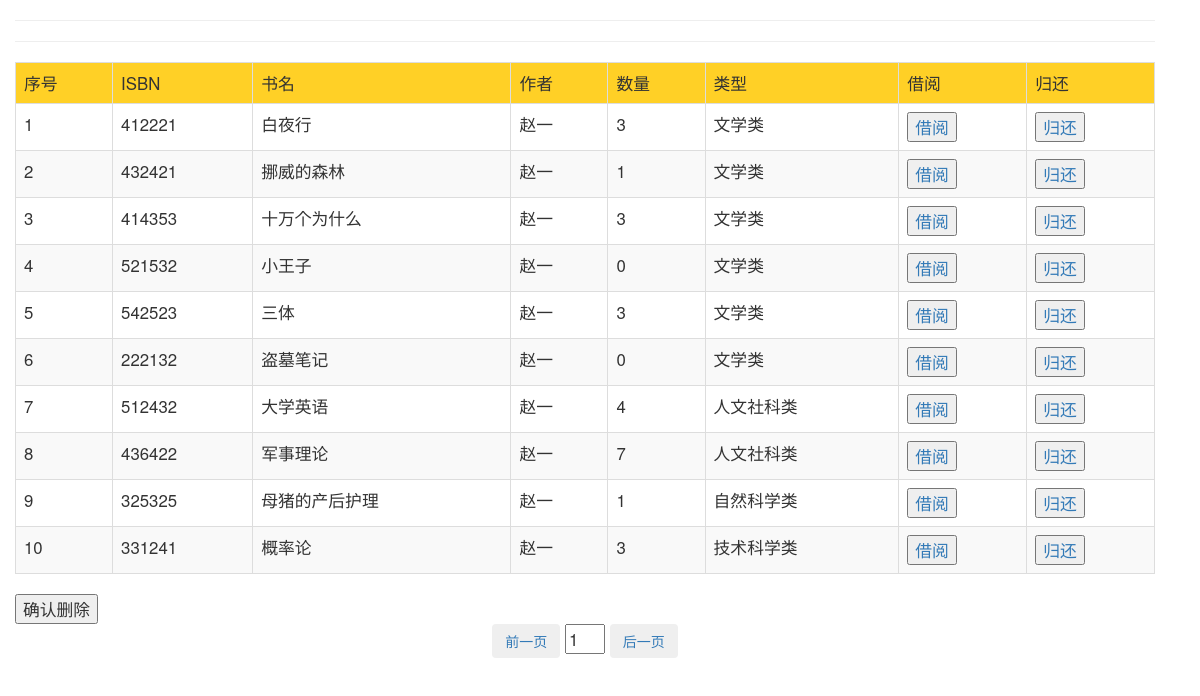
Screenshot of /php/interface.php with the database file from the repository.
### tables this page shows
create table book
(
    bid    int auto_increment primary key,
    ISBN   varchar(30) unique,
    bname  varchar(20) not null,
    author varchar(20),
    number int,
    bt_id  int
 
 
);

create table booktype
(
    bt_id   int         not null,
    bt_name varchar(30) not null
);

### php/interface.php (the view, shortened to what this page needs)
<?php
$db = new mysqli('127.0.0.1', 'root', 'root', 'book_share_system');
$db->query("set names 'utf8'");
$pagesize = 10;
$page = isset($_GET['page']) ? $_GET['page'] : 1;
$start = ($page - 1) * $pagesize;
$strSQL = "select * from book,booktype where book.bt_id=booktype.bt_id order by book.bt_id asc,bid asc limit $start, $pagesize";
$result = $db->query($strSQL);
?>
    <!DOCTYPE html>
    <html lang="en">
    <head>
        <link href="../bootstrap/css/bootstrap.min.css" type="text/css" rel="stylesheet">
    </head>
    <body>
    <div class="container" style="font-size: larger;margin-right: 150px">
        <hr>
        <hr>
        <form action="delete.php" method="post">
            <table class="table table-striped table-bordered">
                <tr style="background-color: #FFD026">
                    <td>序号</td>
                    <td>ISBN</td>
                    <td>书名</td>
                    <td>作者</td>
                    <td>数量</td>
                    <td>类型</td>
                    <td>借阅</td>
                    <td>归还</td>
                </tr>
                <?php
                $i = 0;
                while ($obj = $result->fetch_object()) {
                    $i++;
                    ?>
                    <tr>
                        <td><?= $i + $start ?></td>
                        <td><?= $obj->ISBN ?></td>
                        <td><?= $obj->bname ?></td>
                        <td><?= $obj->author ?></td>
                        <td><?= $obj->number ?></td>
                        <td><?= $obj->bt_name ?></td>
                        <td><a href="lend.php?id=<?php echo $obj->bid; ?>"><input type="button" value="借阅"
                                                                                  name="btn_borrow"></a></td>
                        <td><a href="borrow.php?id=<?php echo $obj->bid; ?>"><input type="button" value="归还"
                                                                                    name="btn_return"></a>
                        </td>
                    </tr>
                    <?php
                }
                ?>
            </table>
                            <input type="submit" value="确认删除" id="delete" name="delete">
            <p style="text-align: center">
                <a href="interface.php?page=<?= $page - 1 ?>"
                   target="_self"><input type="button" value="前一页" class="btn"></a>
                <input type="text" name="page" size="1"
                       value="<?= $page ?>"/>
                <a href="interface.php?page=<?= $page + 1 ?>"
                   target="_self"><input type="button" value="后一页" class="btn"></a>
            </p>
        </form>
    </div>
    </body>
    </html>

### php/interface.php (style rules this page uses)
body { background-repeat: no-repeat; background-size: 100%; }
table { background-color: rgba(255, 255, 255, 0.1); }

### rows the page displays
book: start "1", ISBN "412221", bname "白夜行", author "赵一", number "3", bt.bt_name "文学类"
book: start "2", ISBN "432421", bname "挪威的森林", author "赵一", number "1", bt.bt_name "文学类"
book: start "3", ISBN "414353", bname "十万个为什么", author "赵一", number "3", bt.bt_name "文学类"
book: start "4", ISBN "521532", bname "小王子", author "赵一", number "0", bt.bt_name "文学类"
book: start "5", ISBN "542523", bname "三体", author "赵一", number "3", bt.bt_name "文学类"
book: start "6", ISBN "222132", bname "盗墓笔记", author "赵一", number "0", bt.bt_name "文学类"
book: start "7", ISBN "512432", bname "大学英语", author "赵一", number "4", bt.bt_name "人文社科类"
book: start "8", ISBN "436422", bname "军事理论", author "赵一", number "7", bt.bt_name "人文社科类"
book: start "9", ISBN "325325", bname "母猪的产后护理", author "赵一", number "1", bt.bt_name "自然科学类"
book: start "10", ISBN "331241", bname "概率论", author "赵一", number "3", bt.bt_name "技术科学类"
